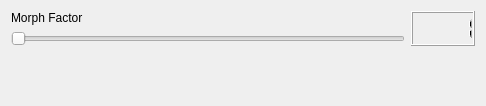
<?xml version="1.0" encoding="UTF-8"?>
<ui version="4.0">
    <class>Morph</class>
    <widget class="QWidget" name="Morph">
        <property name="geometry">
            <rect>
                <x>0</x>
                <y>0</y>
                <width>486</width>
                <height>106</height>
            </rect>
        </property>
        <property name="windowTitle">
            <string>Form</string>
        </property>
        <layout class="QVBoxLayout" name="verticalLayout_2">
            <item>
                <layout class="QHBoxLayout" name="horizontalLayout">
                    <item>
                        <layout class="QVBoxLayout" name="verticalLayout">
                            <item>
                                <widget class="QLabel" name="label">
                                    <property name="text">
                                        <string>Morph Factor</string>
                                    </property>
                                </widget>
                            </item>
                            <item>
                                <widget class="QSlider" name="morphing">
                                    <property name="minimum">
                                        <number>1</number>
                                    </property>
                                    <property name="maximum">
                                        <number>100</number>
                                    </property>
                                    <property name="value">
                                        <number>1</number>
                                    </property>
                                    <property name="orientation">
                                        <enum>Qt::Horizontal</enum>
                                    </property>
                                </widget>
                            </item>
                        </layout>
                    </item>
                    <item>
                        <widget class="QLCDNumber" name="number_shiness">
                            <property name="value" stdset="0">
                                <double>1.000000000000000</double>
                            </property>
                            <property name="intValue" stdset="0">
                                <number>1</number>
                            </property>
                        </widget>
                    </item>
                </layout>
            </item>
            <item>
                <spacer name="verticalSpacer">
                    <property name="orientation">
                        <enum>Qt::Vertical</enum>
                    </property>
                    <property name="sizeHint" stdset="0">
                        <size>
                            <width>20</width>
                            <height>40</height>
                        </size>
                    </property>
                </spacer>
            </item>
        </layout>
    </widget>
    <resources/>
    <connections>
        <connection>
            <sender>morphing</sender>
            <signal>valueChanged(int)</signal>
            <receiver>number_shiness</receiver>
            <slot>display(int)</slot>
            <hints>
                <hint type="sourcelabel">
                    <x>339</x>
                    <y>168</y>
                </hint>
                <hint type="destinationlabel">
                    <x>707</x>
                    <y>159</y>
                </hint>
            </hints>
        </connection>
    </connections>
</ui>
